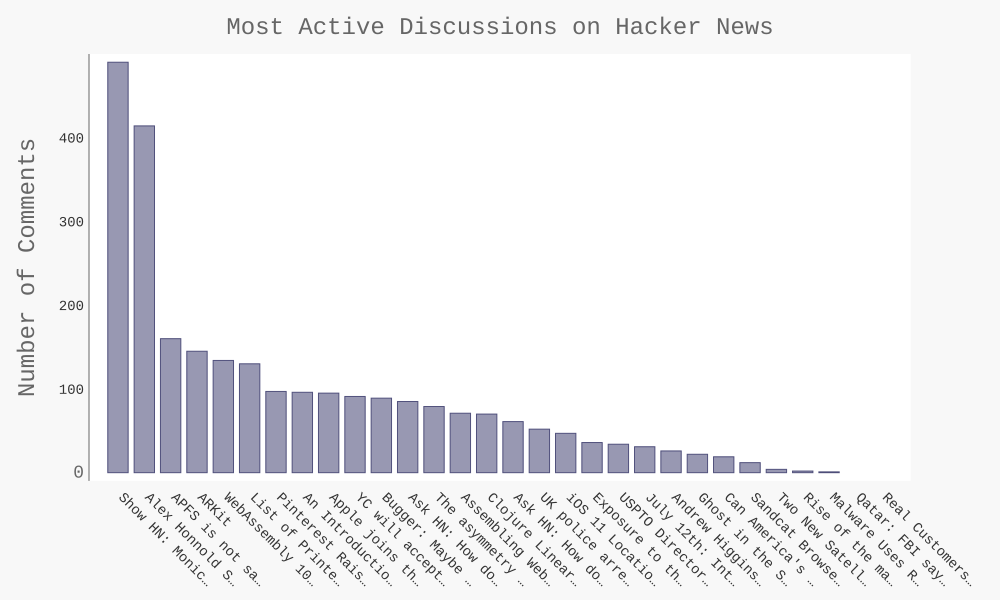

The Python source for this figure:
import requests
import pygal
from pygal.style import LightColorizedStyle as LCS, LightenStyle as LS

from operator import itemgetter

# Вызов API и сохранение ответа
url = 'https://hacker-news.firebaseio.com/v0/topstories.json'
r = requests.get(url)
print("Status code:", r.status_code)

# Обрабатывание информации о каждом представлении.
submission_ids = r.json()
submission_dicts = []
for submission_id in submission_ids[:30]:
    # отдельный вызов API для каждого представления.
    url = ('https://hacker-news.firebaseio.com/v0/item/' +
            str(submission_id) + '.json')
    submission_r = requests.get(url)
    print(submission_r.status_code)
    response_dict = submission_r.json()
    
    submission_dict = {
        'title': response_dict['title'],
        'link': 'http://news.ycombinator.com/item?id=' + str(submission_id),
        'comments': response_dict.get('descendants', 0)
        }
    submission_dicts.append(submission_dict)
    
submission_dicts = sorted(submission_dicts, key=itemgetter('comments'),
                            reverse=True)

for submission_dict in submission_dicts:
    print("\nTitle:", submission_dict['title'])
    print("Discussion link:", submission_dict['link'])
    print("Comments:", submission_dict['comments'])

titles, plot_dicts = [], []
for submission_dict in submission_dicts:
    titles.append(submission_dict['title'])
    plot_dict = {
        'value': submission_dict['comments'],
        'label': submission_dict['title'],
        'xlink': submission_dict['link'],
        }
    plot_dicts.append(plot_dict)

# визуализатор
my_style = LS('#333366', base_style=LCS)
my_style.title_font_size = 24
my_style.label_font_size = 14
my_style.major_label_font_size = 18

my_config = pygal.Config()
my_config.x_label_rotation = 45
my_config.show_legend = False
my_config.truncate_label = 15
my_config.show_y_guides = False
my_config.width = 1000
my_config.y_title = 'Number of Comments'

chart = pygal.Bar(my_config, style=my_style)
chart.title = 'Most Active Discussions on Hacker News'
chart.x_labels = titles

chart.add('', plot_dicts)
chart.render_to_file('hn_discussions.svg')
